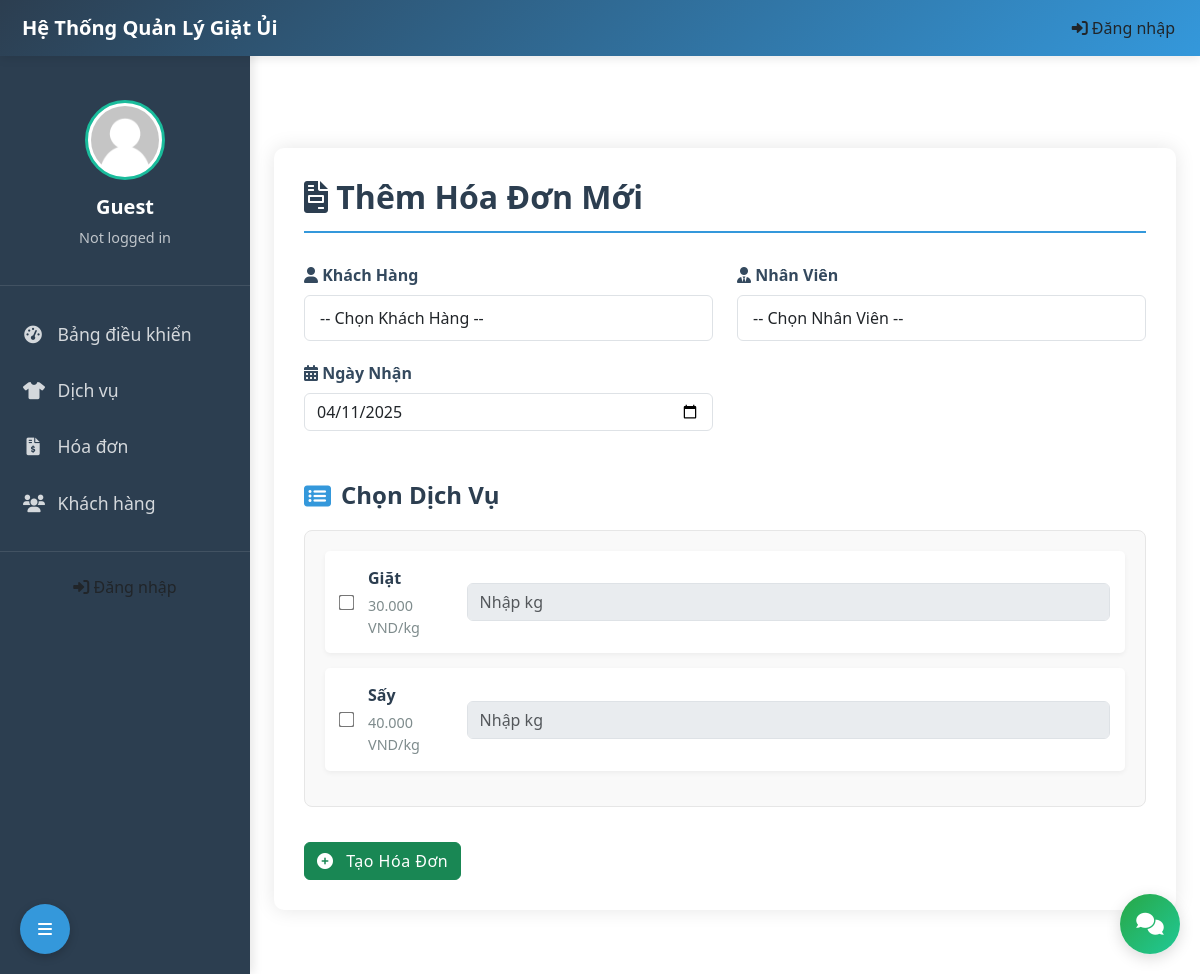
Page /views/create_invoice.php on the committed database.
### tables this page shows
CREATE TABLE `services` (
  `id` int NOT NULL,
  `name` varchar(100) NOT NULL,
  `price` decimal(10,2) NOT NULL
);

### controllers/ServiceController.php (called while the page is built, shortened)
<?php
class ServiceController {
    private $conn;
    public function __construct($db) {
        $this->conn = $db;
    }
    public function getAllServices() {
        $stmt = $this->conn->prepare("SELECT * FROM services");
        $stmt->execute();
        return $stmt->fetchAll(PDO::FETCH_ASSOC);
    }
}
?>

### views/create_invoice.php (the view, shortened to what this page needs)
<?php
include 'header.php';
require_once '../controllers/ServiceController.php';
$database = new Database();
$conn = $database->getConnection();
$serviceController = new ServiceController($conn);
$services = $serviceController->getAllServices();
$today = date('Y-m-d');
?>
<link rel="stylesheet" href="https://cdnjs.cloudflare.com/ajax/libs/font-awesome/5.15.4/css/all.min.css">
<div class="container mt-5">
    <div class="invoice-form">
        <h2 class="page-title"><i class="fas fa-file-invoice"></i> Thêm Hóa Đơn Mới</h2>
        <form action="../controllers/InvoiceController.php?action=create" method="POST">
            <div class="row">
                <div class="col-md-6">
                    <div class="form-group">
                        <label><i class="fas fa-user"></i> Khách Hàng</label>
                        <select name="customer_id" class="form-control" required>
                            <option value="">-- Chọn Khách Hàng --</option>
                        </select>
                    </div>
                </div>
                <div class="col-md-6">
                    <div class="form-group">
                        <label><i class="fas fa-user-tie"></i> Nhân Viên</label>
                        <select name="employee_id" class="form-control" required>
                            <option value="">-- Chọn Nhân Viên --</option>
                        </select>
                    </div>
                </div>
            </div>
            <div class="row">
                <div class="col-md-6">
                    <div class="form-group">
                        <label><i class="fas fa-calendar-alt"></i> Ngày Nhận</label>
                        <input type="date" name="pickup_date" class="form-control" value="<?= $today ?>" required>
                    </div>
                </div>
            </div>
            <h4 class="section-title"><i class="fas fa-list-alt"></i> Chọn Dịch Vụ</h4>
            <div class="service-list" id="service-list">
                <?php foreach ($services as $service): ?>
                    <div class="service-item">
                        <input type="checkbox" name="services[<?= $service['id'] ?>][id]" value="<?= $service['id'] ?>" class="service-checkbox">
                        <div class="service-details">
                            <div class="service-name"><?= $service['name'] ?></div>
                            <div class="service-price"><?= number_format($service['price'], 0, ',', '.') ?> VND/kg</div>
                        </div>
                        <input type="number" name="services[<?= $service['id'] ?>][weight]" class="form-control weight-input" placeholder="Nhập kg" min="0.1" step="0.1">
                    </div>
                <?php endforeach; ?>
            </div>
            <button type="submit" class="btn btn-success btn-create btn-block">
                <i class="fas fa-plus-circle"></i> Tạo Hóa Đơn
            </button>
        </form>
    </div>
</div>
<?php include 'footer.php'; ?>

### views/header.php (style rules this page uses)
:root { --primary-color: #3498db; --secondary-color: #2c3e50; --accent-color: #1abc9c; --light-color: #ecf0f1; --dark-color: #2c3e50; --danger-color: #e74c3c; --sidebar-width: 250px; }
body { font-family: 'Segoe UI', Tahoma, Geneva, Verdana, sans-serif; background-color: #f8f9fa; overflow-x: hidden; }

### views/create_invoice.php (style rules this page uses)
.invoice-form { background-color: #fff; border-radius: 10px; box-shadow: 0 0 20px rgba(0, 0, 0, 0.1); padding: 30px; margin-bottom: 40px; }
.page-title { color: #2c3e50; margin-bottom: 30px; padding-bottom: 15px; border-bottom: 2px solid #3498db; font-weight: 600; }
.form-group { margin-bottom: 20px; }
.form-group label { font-weight: 600; color: #34495e; margin-bottom: 8px; display: block; }
.form-control { border: 1px solid #ddd; border-radius: 5px; padding: 10px 15px; transition: all 0.3s; }
select.form-control { height: auto; padding: 10px 15px; }
.section-title { color: #2c3e50; margin: 30px 0 20px; font-weight: 600; display: flex; align-items: center; }
.section-title i { margin-right: 10px; color: #3498db; }
.service-list { border: 1px solid #e6e6e6; border-radius: 8px; padding: 20px; background-color: #f9f9f9; margin-bottom: 25px; }
.service-item { margin-bottom: 15px; padding: 15px; background-color: white; border-radius: 5px; box-shadow: 0 2px 5px rgba(0, 0, 0, 0.05); display: flex; align-items: center; transition: all 0.3s; }
.service-checkbox { margin-right: 15px; transform: scale(1.2); }
.service-details { flex-grow: 1; }
.service-name { font-weight: 600; color: #2c3e50; margin-bottom: 5px; }
.service-price { color: #7f8c8d; font-size: 0.9rem; }
.weight-input { width: 150px; margin-left: 15px; }
.btn-create { background-color: #2ecc71; border: none; padding: 12px 25px; font-weight: 600; letter-spacing: 0.5px; transition: all 0.3s; margin-top: 10px; }
.btn-create i { margin-right: 8px; }

### rows in the picture
services: name "Giặt", price "30.000"
services: name "Sấy", price "40.000"
